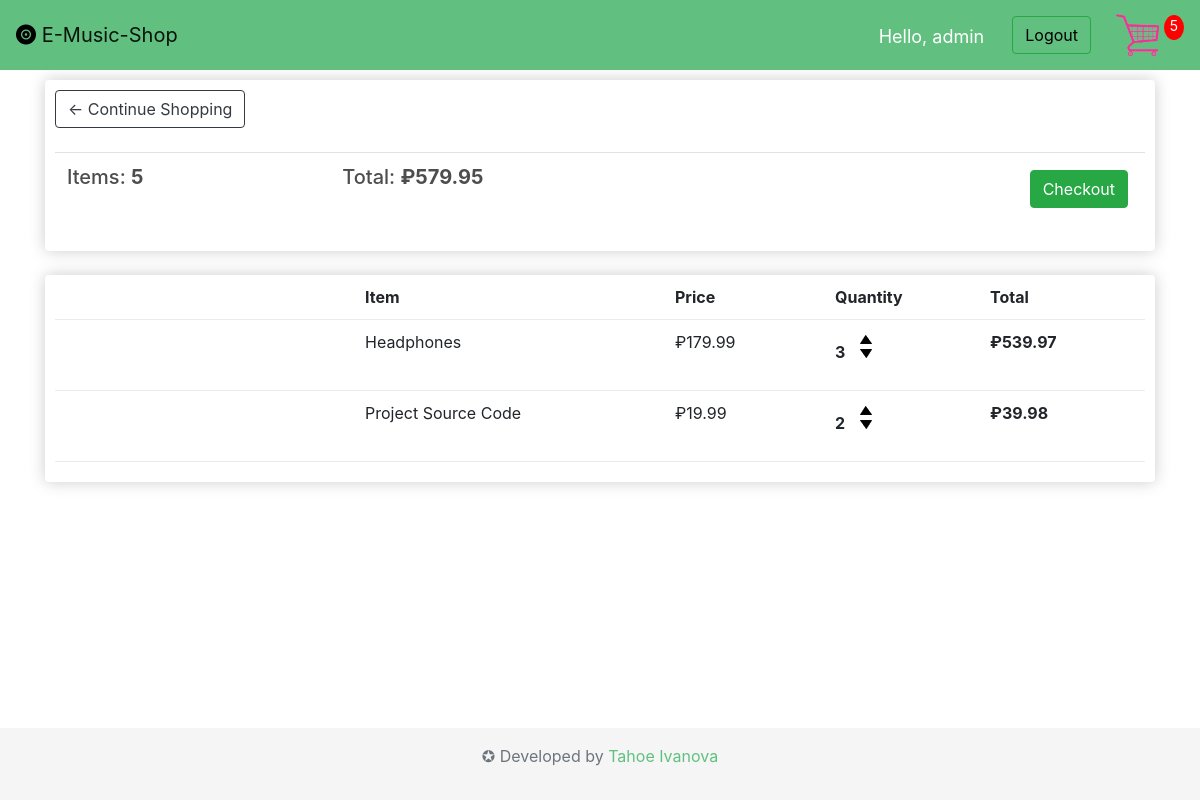
The page /cart/ (signed in) on the database as committed earlier.
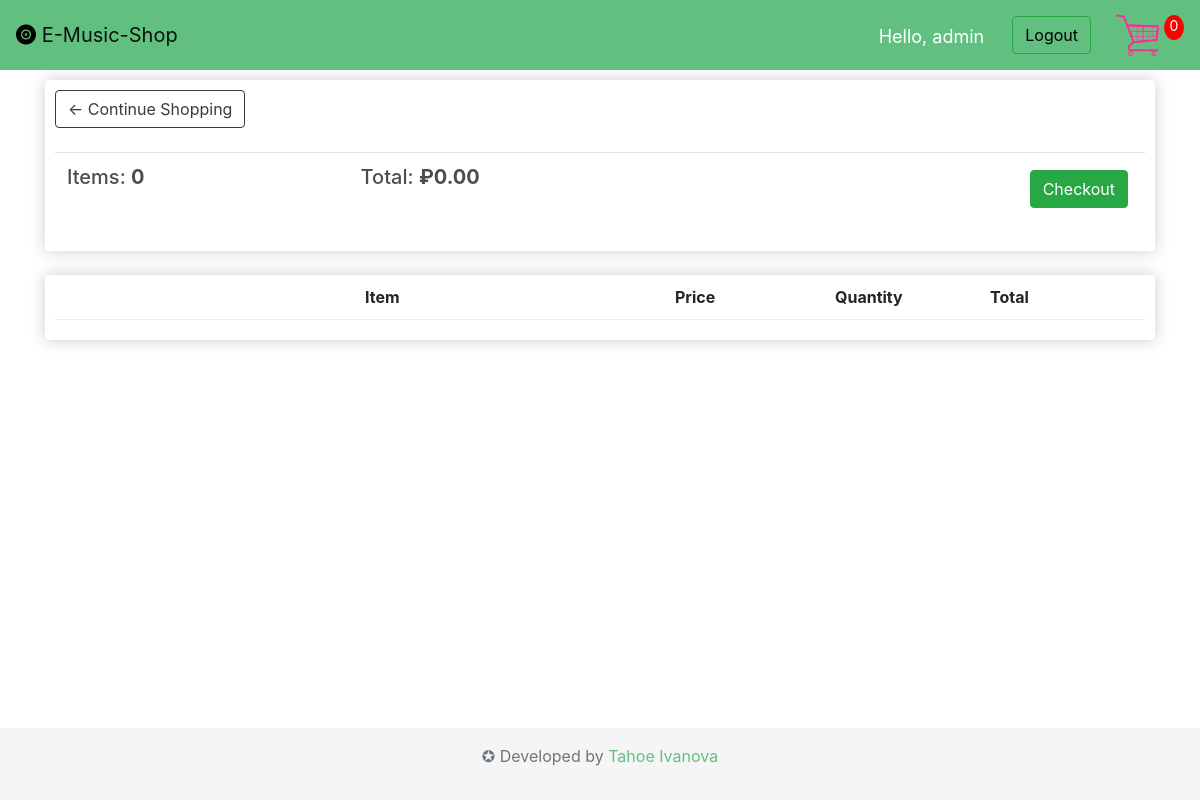
The same page on the database as committed later.
### store/models.py (models this page shows, shortened)
class Order(models.Model):
    customer = models.ForeignKey(Customer, on_delete=models.SET_NULL, blank=True, null=True)
    date_ordered = models.DateTimeField(auto_now_add=True)
    complete = models.BooleanField(default=False, null=True, blank=False)
    transaction_id = models.CharField(max_length=200, null=True)
    @property
    def get_cart_total(self):
        orderitems = self.orderitem_set.all()
        total = sum([item.get_total for item in orderitems])
        return total
    @property
    def get_cart_items(self):
        orderitems = self.orderitem_set.all()
        total = sum([item.quantity for item in orderitems])
        return total

class OrderItem(models.Model):
    product = models.ForeignKey(Product, on_delete=models.SET_NULL, blank=True, null=True)
    order = models.ForeignKey(Order, on_delete=models.SET_NULL, blank=True, null=True)
    quantity = models.IntegerField(default=0, null=True, blank=True)
    date_added = models.DateTimeField(auto_now_add=True)
    @property
    def get_total(self):
        total = self.product.price * self.quantity
        return total

class Product(models.Model):
    name = models.CharField(max_length=200, null=True)
    description = models.ForeignKey(ProductDescription, on_delete=models.CASCADE, blank=True, null=True)
    quality = models.CharField(max_length=200, null=True, blank=True)
    price = models.DecimalField(max_digits=7, decimal_places=2)
    digital = models.BooleanField(default=False, null=True, blank=False)
    image1 = models.ImageField(upload_to='store',null=True, blank=True)
    image2 = models.ImageField(upload_to='store',null=True, blank=True)
    '''NEW'''
    quantity = models.IntegerField(default=1, blank=True, null=True)
    '''NEW'''
    @property
    def imageURL(self):
        try:
            url = self.image1.url
        except:
            url = ''
        return url

### store/views.py (the view)
# urls.py: path('cart/', views.cart, name='cart'),
def cart(request):
    data = cartData(request)
    cartItems = data['cartItems']
    order = data['order']
    items = data['items']
    context = {'items':items, 'order':order, 'cartItems':cartItems}
    return render(request, 'store/cart.html', context)

### store/utils.py (called while the page is built)
def cartData(request):
    if request.user.is_authenticated:
        customer = request.user.customer
        order, created = Order.objects.get_or_create(customer=customer, complete=False)
        items = order.orderitem_set.all()
        cartItems = order.get_cart_items
    else:
        cookieData = cookieCart(request)
        cartItems = cookieData['cartItems']
        order = cookieData['order']
        items = cookieData['items']
    return {'cartItems': cartItems, 'order': order, 'items': items}

### store/templates/store/cart.html
{% extends 'store/main.html' %}
{% load static %}
{% block content %}
<div class="row">
    <div class="col-lg-12">
        <div class="box-element">
            <a class="btn btn-outline-dark" href="{% url 'store' %}">&#8592; Continue Shopping</a>
            <br>
            <br>
            <table class="table">
                <tr>
                    <th><h5>Items: <strong>{{order.get_cart_items}}</strong></h5></th>
                    <th><h5>Total: <strong>&#8381;{{order.get_cart_total|floatformat:2}}</strong></h5></th>
                    <th>
                        <a style="float:right; margin:5px" class="btn btn-success" href="{% url 'checkout' %}">Checkout</a>
                    </th>
                </tr>
            </table>
        </div>
        <br>
        <div class="box-element">
            <div class="cart-row">
                <div style="flex:2"></div>
                <div style="flex:2"><strong>Item</strong></div>
                <div style="flex:1"><strong>Price</strong></div>
                <div style="flex:1; margin-left:5px"><strong>Quantity</strong></div>
                <div style="flex:1"><strong>Total</strong></div>
            </div>
            {% for item in items %}
            <div class="cart-row">
                <div style="flex:2"><img class="row-image" src="{{item.product.imageURL}}"></div>
                <div style="flex:2">{{item.product.name}}</div>
                <div style="flex:1">&#8381;{{item.product.price|floatformat:2}}</div>
                <div style="flex:1; margin-left:5px">
                    <p class="quantity">{{item.quantity}}</p>
                    <div class="quantity">
							<img data-product="{{item.product.id}}" data-action="add" class="chg-quantity update-cart" src="{% static 'images/arrow-up.png' %}">
							<img data-product="{{item.product.id}}" data-action="remove" class="chg-quantity update-cart" src="{% static 'images/arrow-down.png' %}">
                    </div>
                </div>
                <div style="flex:1"><strong>&#8381;{{item.get_total}}</strong></div>
            </div>
            {% endfor %}
        </div>
        <br>
    </div>
</div>
{% endblock %}

### store/templates/store/main.html (shortened to what this page needs)
<!doctype html>
{% load static %}
<html lang="en" class="h-100">
  <head>
    <link rel="stylesheet" href="https://stackpath.bootstrapcdn.com/bootstrap/4.4.1/css/bootstrap.min.css">
    <link rel="stylesheet" type="text/css" href="{% static 'css/main.css' %}">
    <link rel="stylesheet" type="text/css" href="{% static 'css/sticky-footer.css' %}">
<link href="/docs/4.4/dist/css/bootstrap.min.css" rel="stylesheet">
    <link href="sticky-footer.css" rel="stylesheet">
  </head>
  <body class="d-flex flex-column h-100">
  <nav class="navbar sticky-top navbar-expand-lg navbar-light" style="background-color: #61C07F;">
          <a class="navbar-brand" href="{% url 'store' %}"><i class="fas fa-record-vinyl" style="color:black;"></i> E-Music-Shop</a>
            <div class="collapse navbar-collapse" id="navbarTogglerDemo02">
            <ul class="navbar-nav ml-auto mt-2 mt-lg-0">
              {% if user.is_authenticated %}
                <span id="hello-msg">
                  Hello, {{request.user}}
                </span>
              <li class="nav-item">
                <a class="nav-link" href="{% url 'logout'%}"><button class="btn btn-outline-success my-2 my-sm-0" style="color: black">Logout</button></a>
              </li>
              {%endif%}
    </ul>
      </div>
                            <a href="{% url 'cart' %}">
                    <img  id="cart-icon" src="{% static 'images/cart-icon-28355.gif'%}">
                    </a>
                    <p id="cart-total">{{cartItems}}</p>
    </nav>
<main role="main" class="flex-shrink-0">
  <div class="container">
       {% block content %}
        {% endblock content %}
  </div>
</main>
<footer class="footer mt-auto py-3">
  <div class="container">
    <span class="text-muted" >
        <p style="text-align: center;">&#10026; Developed by <a style="color:#61C07F" href="https://github.com/tahoeivanova">Tahoe Ivanova</a></p>
    </span>
  </div>
</footer>
</body>
</html>

Rows that differ between the two databases and show on the page:
removed Order: get_cart_items "5", get_cart_total "579.95"
removed OrderItem: product.name "Headphones", product.price "179.99", quantity "3", get_total "539.97"
removed OrderItem: product.name "Project Source Code", product.price "19.99", quantity "2", get_total "39.98"
now on this page (row edited): Order: get_cart_items "0", get_cart_total "0.00"
Other text that changed with them:
{{ cartItems }}: "5" → "0"
